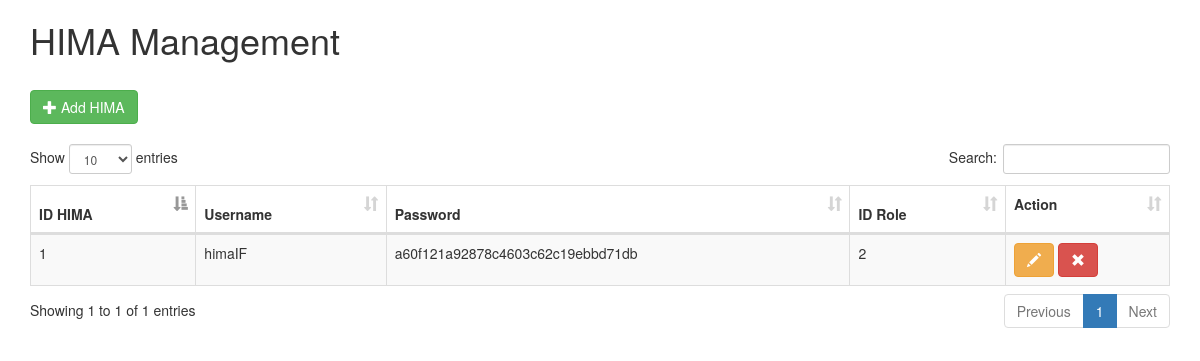
The page /index.php/hima on the database its author committed.
### tables this page shows
CREATE TABLE `hima` (
  `id_hima` int(11) NOT NULL,
  `username` varchar(50) NOT NULL,
  `password` varchar(50) NOT NULL,
  `id_role` int(11) NOT NULL
);

### application/controllers/Hima.php (called while the page is built, shortened)
<?php
class Hima extends CI_Controller {
	 public function __construct() {
		$this->load->helper('url');
 		$this->load->model('hima_model');
 		$this->load->model('role_model');
	}
	public function index() {
		$data['himas']=$this->hima_model->get_listhima();
		$data['roles']=$this->role_model->get_listrole();
		$this->load->view('hima_view',$data);
	}
}

### index.php (called while the page is built, shortened)
<?php
require_once BASEPATH.'core/CodeIgniter.php';

### application/models/Hima_model.php (called while the page is built, shortened)
<?php
class Hima_model extends CI_Model
{
	public function get_listhima() {
		$this->db->from('hima');
		$query=$this->db->get();
		return $query->result();
	}
}

### application/views/hima_view.php (the view, shortened to what this page needs)
<!DOCTYPE html>
<html>
    <head>
    <link href="<?php echo base_url('assests/bootstrap/css/bootstrap.min.css')?>" rel="stylesheet">
    <link href="<?php echo base_url('assests/datatables/css/dataTables.bootstrap.css')?>" rel="stylesheet">
  </head>
  <body>
  <div class="container">
    <h1>HIMA Management</h1>
    <br />
    <button class="btn btn-success" onclick="add_hima()"><i class="glyphicon glyphicon-plus"></i> Add HIMA</button>
    <br />
    <br />
    <table id="table_id" class="table table-striped table-bordered" cellspacing="0" width="100%">
      <thead>
        <tr>
					<th>ID HIMA</th>
					<th>Username</th>
					<th>Password</th>
					<th>ID Role</th>
          <th style="width:125px;">Action</p></th>
        </tr>
      </thead>
      <tbody>
				<?php foreach($himas as $hima){?>
				     <tr>
				        <td><?php echo $hima->id_hima; ?></td>
				        <td><?php echo $hima->username; ?></td>
								<td><?php echo $hima->password; ?></td>
								<td><?php echo $hima->id_role; ?></td>
								<td>
									<button class="btn btn-warning" onclick="upd_hima(<?php echo $hima->id_hima;?>)"><i class="glyphicon glyphicon-pencil"></i></button>
									<button class="btn btn-danger" onclick="del_hima(<?php echo $hima->id_hima;?>)"><i class="glyphicon glyphicon-remove"></i></button>
								</td>
				      </tr>
				     <?php }?>
      </tbody>
    </table>
  </div>
  </body>
</html>

### rows shown on the page
hima: id_hima "1", username "himaIF", password "a60f121a92878c4603c62c19ebbd71db", id_role "2"
